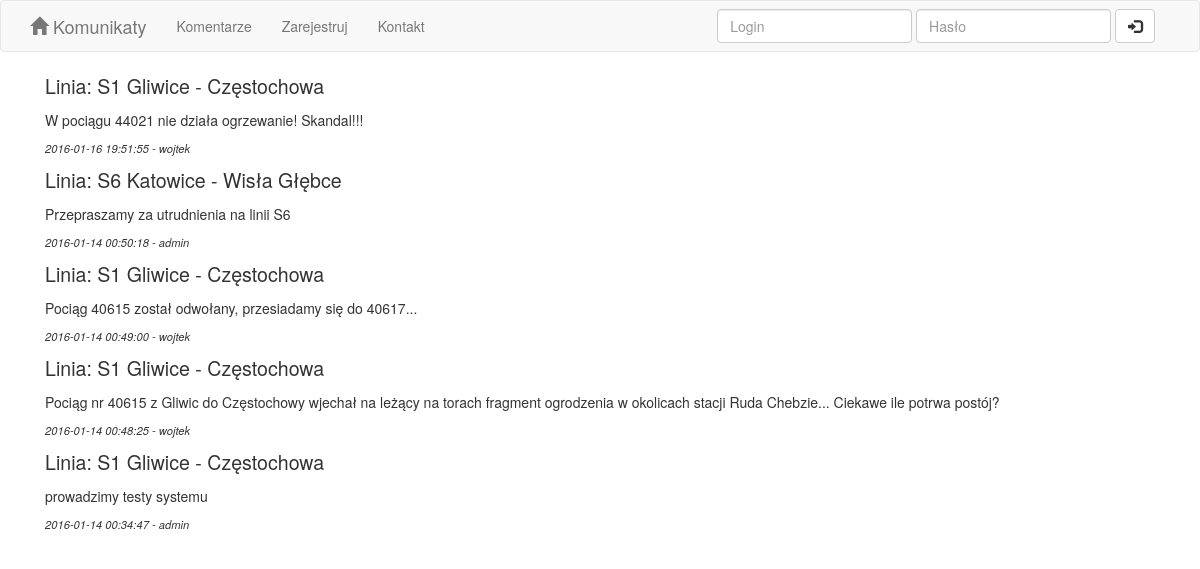
The page /comments.php on the database its author committed.
### tables this page shows
CREATE TABLE IF NOT EXISTS `komentarze` (
  `id_komentarza` int(11) NOT NULL AUTO_INCREMENT,
  `id_uzytkownika` int(11) NOT NULL,
  `id_linii` int(11) NOT NULL,
  `tresc_komentarza` text NOT NULL,
  `data` datetime NOT NULL,
  PRIMARY KEY (`id_komentarza`)
);

CREATE TABLE IF NOT EXISTS `linie` (
  `id_linii` int(11) NOT NULL AUTO_INCREMENT,
  `nr_linii` varchar(10) NOT NULL,
  `relacja` varchar(50) NOT NULL,
  PRIMARY KEY (`id_linii`)
);

CREATE TABLE IF NOT EXISTS `uzytkownicy` (
  `id_uzytkownika` int(11) NOT NULL AUTO_INCREMENT,
  `login` varchar(50) NOT NULL,
  `haslo` varchar(500) NOT NULL,
  `email` varchar(100) NOT NULL,
  `administrator` bit(1) NOT NULL,
  PRIMARY KEY (`id_uzytkownika`)
);

### comments.php (the view, shortened to what this page needs)
<?php
include "header.php";
include "connect.php";
?>
<div class="container">
<?php
if(isset($_SESSION['uzytkownik']))
{
	echo '<div class="col-lg-12"><a class="btn btn-default" href="add_comment.php">Dodaj komentarz</a><br/><br/></div>';
	$login=$_SESSION['uzytkownik'];
	$zapytanie_zalogowany="SELECT nr_linii, relacja, tresc_komentarza, data, u.login FROM komentarze k
						   JOIN linie l ON k.id_linii=l.id_linii
						   JOIN ulubione ul ON ul.id_linii=l.id_linii
						   JOIN uzytkownicy u ON u.id_uzytkownika=k.id_uzytkownika
						   WHERE ul.id_uzytkownika=(SELECT id_uzytkownika FROM uzytkownicy WHERE login='$login')
						   ORDER BY data desc";
	$wynik_zalogowany=$conn->query($zapytanie_zalogowany);
	if ($wynik_zalogowany->num_rows<1)
		echo '<div class="col-lg-12"><p class="naglowek">Brak komentarzy</p></div>';
	while ($rekord_zalogowany=$wynik_zalogowany->fetch_assoc())
		echo '<div class="col-lg-12">
				<p class="naglowek">Linia: '.$rekord_zalogowany['nr_linii'].' '.$rekord_zalogowany['relacja'].'</p>
				<p>'.$rekord_zalogowany['tresc_komentarza'].'</p>
				<p class="data">'.$rekord_zalogowany['data'].' - '.$rekord_zalogowany['login'].'</p>
			 </div>';
	$wynik_zalogowany->close();
}
else
{
	$zapytanie_niezalogowany="SELECT * FROM komentarze k
							  JOIN linie l ON k.id_linii=l.id_linii
							  JOIN uzytkownicy u ON u.id_uzytkownika=k.id_uzytkownika
							  ORDER BY data desc";
	$wynik_niezalogowany=$conn->query($zapytanie_niezalogowany);
	while ($rekord_niezalogowany=$wynik_niezalogowany->fetch_assoc())
		echo '<div class="col-lg-12">
				<p class="naglowek">Linia: '.$rekord_niezalogowany['nr_linii'].' '.$rekord_niezalogowany['relacja'].'</p>
				<p>'.$rekord_niezalogowany['tresc_komentarza'].'</p>
				<p class="data">'.$rekord_niezalogowany['data'].' - '.$rekord_niezalogowany['login'].'</p>
			 </div>';
}
?>
</div>
<?php
include "footer.php";
?>

### css/custom.css (style rules this page uses)
.naglowek { font-size: 140%; }
.data { font-style: italic; font-size: 80%; }

### rows shown on the page
komentarze: id_linii.nr_linii "S1", id_linii.relacja "Gliwice - Częstochowa", tresc_komentarza "W pociągu 44021 nie działa ogrzewanie! Skandal!!!", data "2016-01-16 19:51:55", id_uzytkownika.login "wojtek"
komentarze: id_linii.nr_linii "S6", id_linii.relacja "Katowice - Wisła Głębce", tresc_komentarza "Przepraszamy za utrudnienia na linii S6", data "2016-01-14 00:50:18", id_uzytkownika.login "admin"
komentarze: id_linii.nr_linii "S1", id_linii.relacja "Gliwice - Częstochowa", tresc_komentarza "Pociąg 40615 został odwołany, przesiadamy się do 40617...", data "2016-01-14 00:49:00", id_uzytkownika.login "wojtek"
komentarze: id_linii.nr_linii "S1", id_linii.relacja "Gliwice - Częstochowa", tresc_komentarza "Pociąg nr 40615 z Gliwic do Częstochowy wjechał na leżący na torach fragment ogrodzenia w okolicach stacji Ruda Chebzie... Ciekawe ile potrwa postój?", data "2016-01-14 00:48:25", id_uzytkownika.login "wojtek"
komentarze: id_linii.nr_linii "S1", id_linii.relacja "Gliwice - Częstochowa", tresc_komentarza "prowadzimy testy systemu", data "2016-01-14 00:34:47", id_uzytkownika.login "admin"
